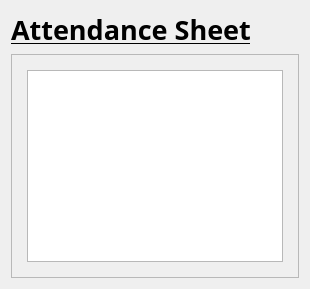
     <widget class="QWidget" name="page_4">
      <layout class="QGridLayout" name="gridLayout_28">
       <item row="0" column="0">
        <widget class="QLabel" name="label_3">
         <property name="font">
          <font>
           <family>Rockwell</family>
          </font>
         </property>
         <property name="text">
          <string>&lt;html&gt;&lt;head/&gt;&lt;body&gt;&lt;p&gt;&lt;span style=&quot; font-size:20pt; font-weight:700; text-decoration: underline;&quot;&gt;Attendance Sheet&lt;/span&gt;&lt;/p&gt;&lt;/body&gt;&lt;/html&gt;</string>
         </property>
        </widget>
       </item>
       <item row="1" column="0">
        <widget class="QFrame" name="empListShortFrame">
         <property name="frameShape">
          <enum>QFrame::StyledPanel</enum>
         </property>
         <property name="frameShadow">
          <enum>QFrame::Raised</enum>
         </property>
         <layout class="QGridLayout" name="gridLayout_14">
          <property name="leftMargin">
           <number>15</number>
          </property>
          <property name="topMargin">
           <number>15</number>
          </property>
          <property name="rightMargin">
           <number>15</number>
          </property>
          <property name="bottomMargin">
           <number>15</number>
          </property>
          <item row="0" column="0">
           <widget class="QTableWidget" name="thisMonthAttendance">
            <property name="gridStyle">
             <enum>Qt::DotLine</enum>
            </property>
            <property name="sortingEnabled">
             <bool>true</bool>
            </property>
            <attribute name="horizontalHeaderCascadingSectionResizes">
             <bool>true</bool>
            </attribute>
            <attribute name="horizontalHeaderShowSortIndicator" stdset="0">
             <bool>true</bool>
            </attribute>
            <attribute name="horizontalHeaderStretchLastSection">
             <bool>true</bool>
            </attribute>
            <attribute name="verticalHeaderCascadingSectionResizes">
             <bool>true</bool>
            </attribute>
           </widget>
          </item>
         </layout>
        </widget>
       </item>
      </layout>
     </widget>
